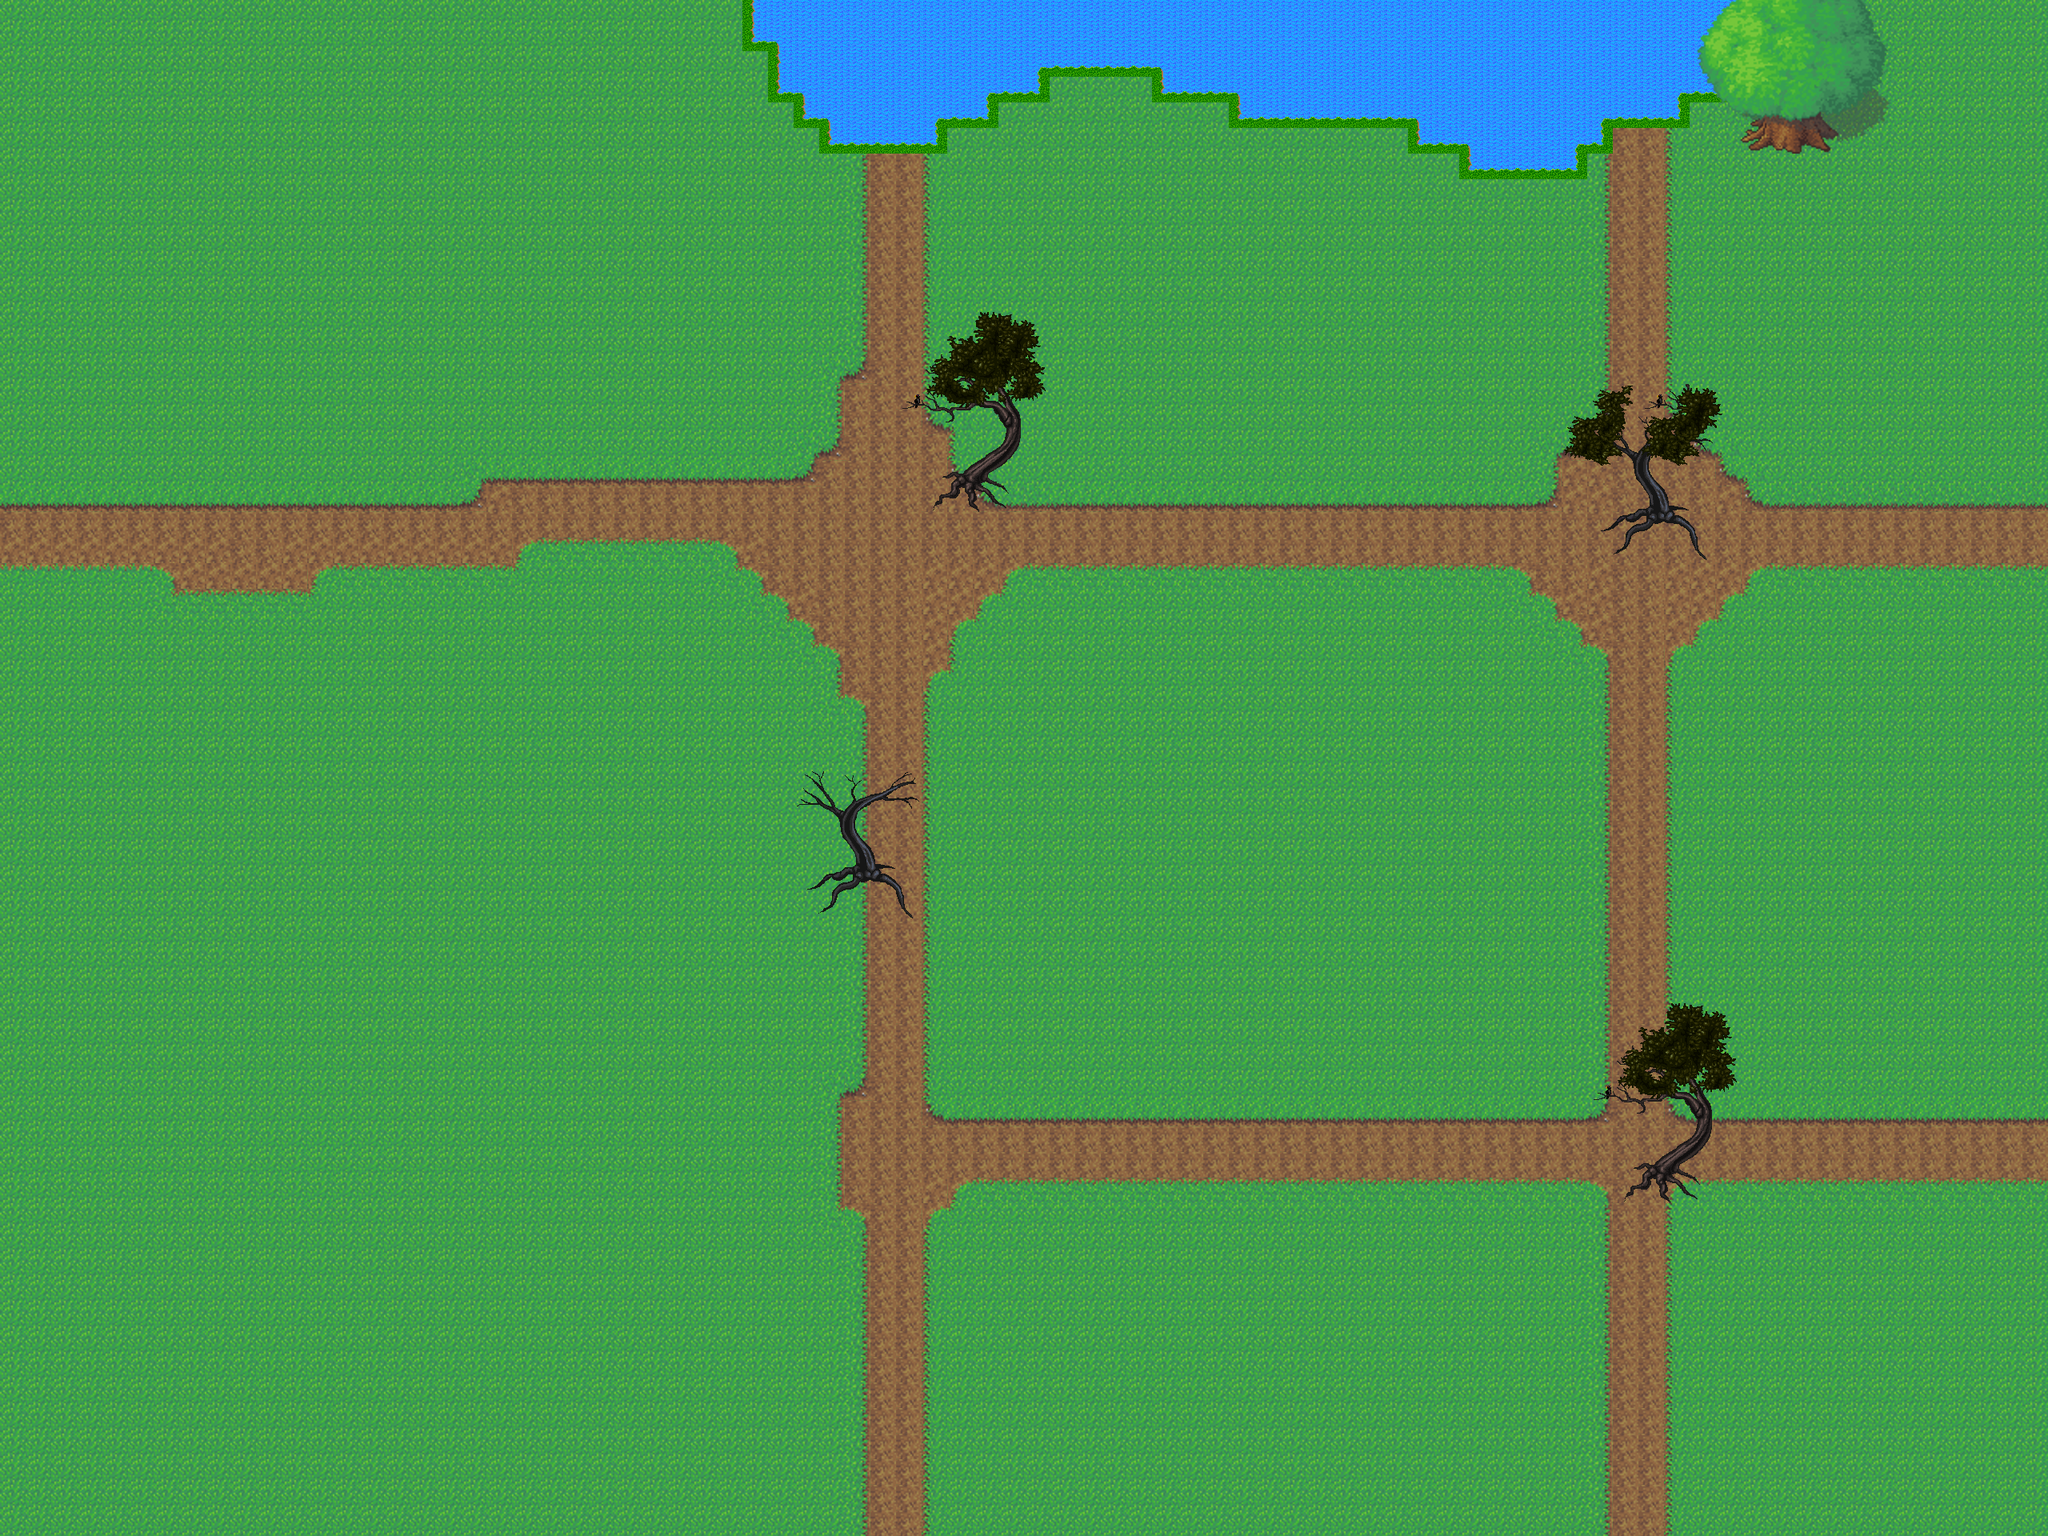

Below is a game level as drawn by its tile map, then a one-line description and the .tmx that defines it (tile-layer data replaced by summaries):
An orthogonal 80x60 tile map with 32x32 px tiles, 3 tile layers (Background, Collision, Foreground).

<map version="1.0" orientation="orthogonal" width="80" height="60" tilewidth="32" tileheight="32">
 <tileset firstgid="1" name="tiles" tilewidth="32" tileheight="32">
  <image source="../figs/tiles.png" width="512" height="2112" />
 </tileset>
 <layer name="Background" width="80" height="60">
  <data>[4800 cells, 4521 non-empty, 20 distinct tile ids]</data>
 </layer>
 <layer name="Collision" width="80" height="60">
  <properties>
   <property name="collision" value="true" />
  </properties>
  <data>[4800 cells, 309 non-empty, 38 distinct tile ids]</data>
 </layer>
 <layer name="Foreground" width="80" height="60">
  <data>[4800 cells, 179 non-empty, 139 distinct tile ids]</data>
 </layer>
</map>
